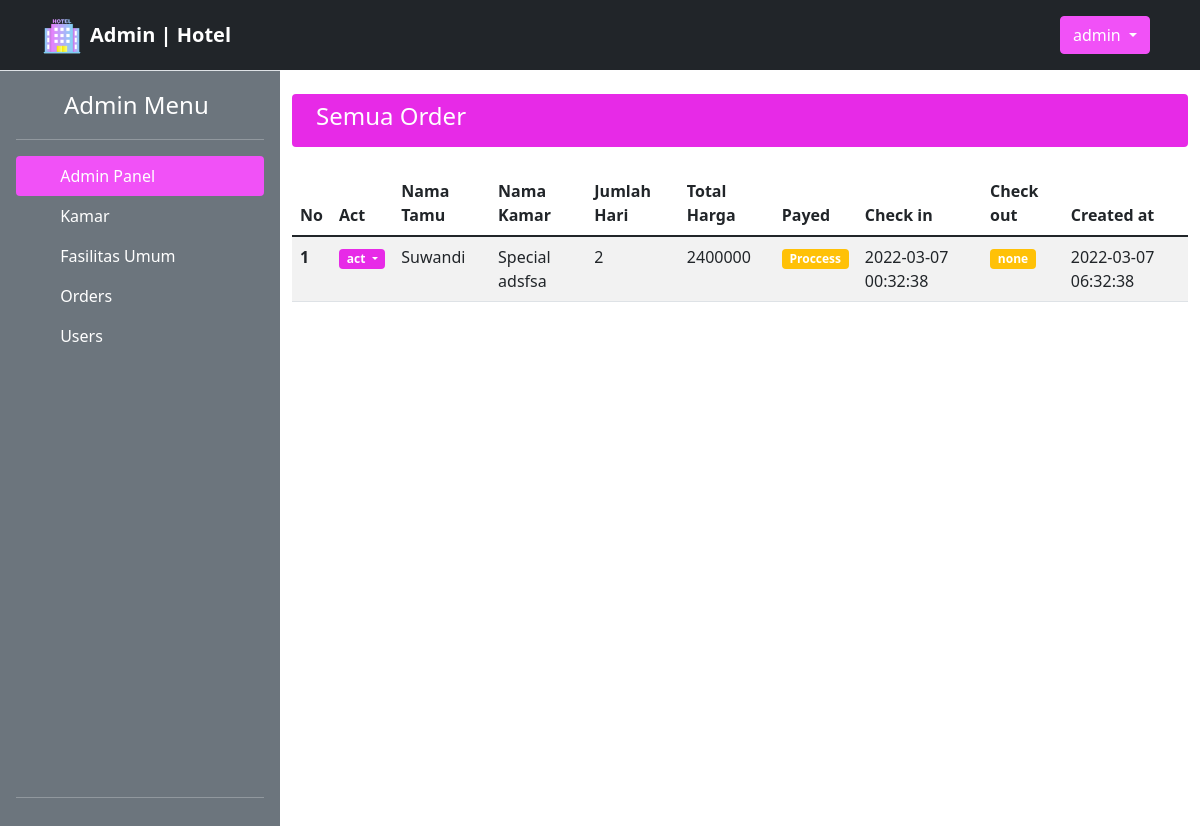
The app's page /admin/orders.php (signed in), older data.
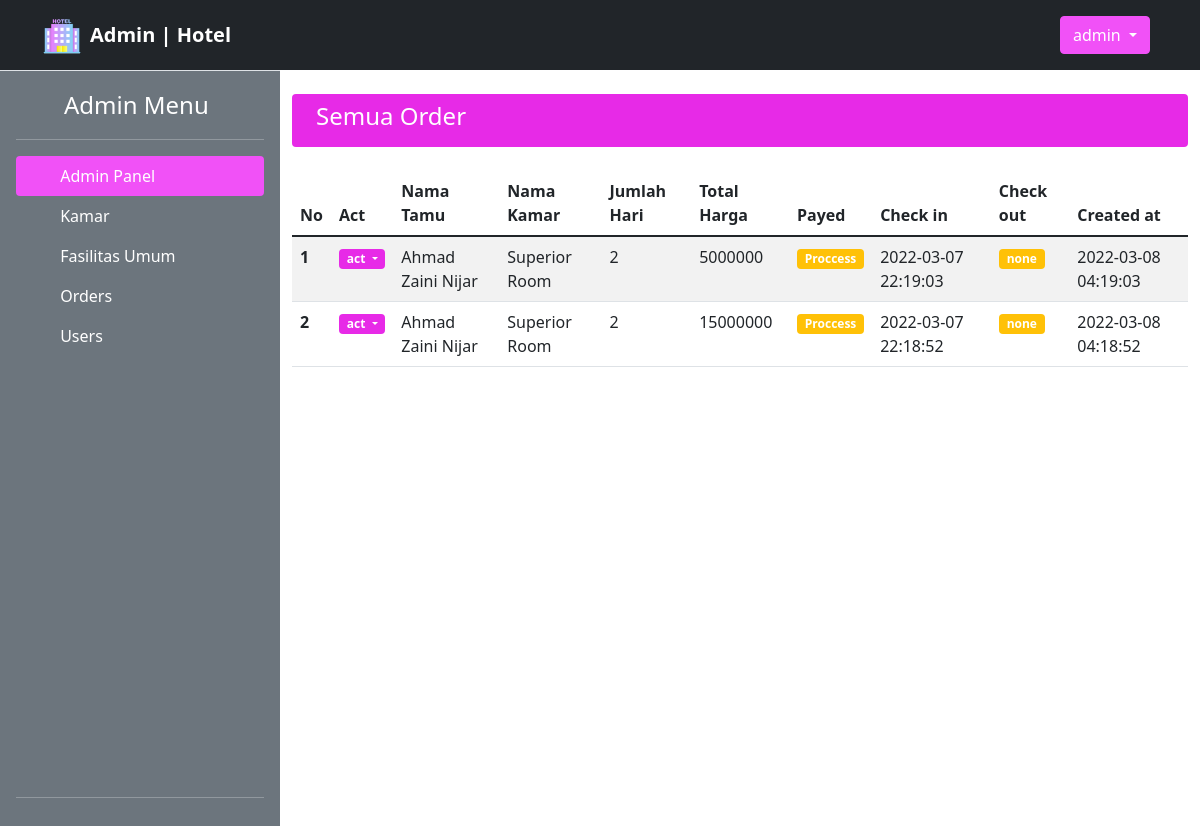
The same page, newer data.
### tables this page shows
CREATE TABLE `orders` (
  `id` bigint(20) NOT NULL,
  `user_id` bigint(20) NOT NULL,
  `kamar_id` bigint(20) NOT NULL,
  `day_total` int(11) NOT NULL,
  `jumlah_kamar` int(11) NOT NULL,
  `price_total` double NOT NULL,
  `payed_status` tinyint(1) DEFAULT 0,
  `check_in` timestamp NULL DEFAULT NULL,
  `check_out` timestamp NULL DEFAULT NULL,
  `created_at` timestamp NOT NULL DEFAULT current_timestamp(),
  `updated_at` timestamp NOT NULL DEFAULT current_timestamp()
);

CREATE TABLE `users` (
  `id` bigint(20) NOT NULL,
  `role_id` bigint(20) NOT NULL DEFAULT 3,
  `nama_lengkap` varchar(255) NOT NULL,
  `email` varchar(255) NOT NULL,
  `password` varchar(255) NOT NULL,
  `created_at` timestamp NOT NULL DEFAULT current_timestamp(),
  `updated_at` timestamp NOT NULL DEFAULT current_timestamp()
);

CREATE TABLE `kamar` (
  `id` bigint(20) NOT NULL,
  `title` varchar(255) NOT NULL,
  `price` double NOT NULL,
  `foto` varchar(255) NOT NULL,
  `deskripsi` text NOT NULL,
  `created_at` timestamp NOT NULL DEFAULT current_timestamp(),
  `updated_at` timestamp NOT NULL DEFAULT current_timestamp()
);

### admin/orders.php (the view, shortened to what this page needs)
<?php  require_once 'layouts/header.php'; ?>
<?php  require_once '../connection.php'; ?>
<?php
    $sql = "SELECT orders.*, users.nama_lengkap, kamar.title
            FROM ((orders
            INNER JOIN users ON orders.user_id = users.id)
            INNER JOIN kamar ON orders.kamar_id = kamar.id);";
    $result = mysqli_query($conn, $sql);
?>
<div class="container py-4 ">
    <div class="badge bg-primary d-flex justify-content-between px-4 py-2">
        <h4>Semua Order</h4>
    </div>
    <table class="table table-striped table-hover mt-4">
        <thead>
            <tr>
                <th scope="col">No</th>
                <th scope="col">Act</th>
                <th scope="col">Nama Tamu</th>
                <th scope="col">Nama Kamar</th>
                <th scope="col">Jumlah Hari</th>
                <th scope="col">Total Harga</th>
                <th scope="col">Payed</th>
                <th scope="col">Check in</th>
                <th scope="col">Check out</th>
                <th scope="col">Created at</th>
            </tr>
        </thead>
        <tbody>
            <?php if ($result->num_rows > 0): ?>
            <?php $no = 1; ?>
            <?php while($row = $result->fetch_assoc()): ?>
            <tr>
                <th scope="row"><?= $no ?></th>
                <td>
                    <div class="dropdown">
                        <div onclick="actShow()" class="badge bg-primary dropdown-toggle" type="button" id="btn-act"
                            aria-expanded="false">
                            act
                        </div>
                    </div>
                </td>
                <td><?= $row['nama_lengkap'] ?></td>
                <td><?= $row['title'] ?></td>
                <td><?= $row['day_total'] ?></td>
                <td><?= $row['price_total'] ?></td>
                <td>
                    <?php if($row['payed_status']): ?>
                    <span class="badge bg-success">Payed</span>
                    <?php else: ?>
                    <span class="badge bg-warning">Proccess</span>
                    <?php endif; ?>
                </td>
                <td><?= $row['check_in'] ?></td>
                <td>
                    <?php if($row['check_out'] == ''): ?>
                    <span class="badge bg-warning">none</span>
                    <?php else: ?>
                    <?= $row['check_out'] ?>
                    <?php endif; ?>
                </td>
                <td><?= $row['created_at'] ?></td>
            </tr>
            <?php $no++; ?>
            <?php endwhile; ?>
            <?php else: ?>
            <h1>Data Kosong</h1>
            <?php endif; ?>
        </tbody>
    </table>
</div>
<?php  require_once 'layouts/footer.php'; ?>
<?php  require_once 'layouts/footer.php'; ?>

### admin/layouts/header.php (shortened to what this page needs)
<?php
    $menu_admin_panel_class = 'nav-link text-white';
    $menu_kamar_class = 'nav-link text-white';
    $menu_orders_class = 'nav-link text-white';
    $menu_users_class = 'nav-link text-white';
    $menu_fasilitas_umum_class = 'nav-link text-white';
    if(isset($_GET['menu'])){
        if ($_GET['menu'] === 'admin_panel') {
            $menu_admin_panel_class = 'nav-link active text-white';
        }else if($_GET['menu'] == 'v_kamar'){
            $menu_kamar_class = 'nav-link active text-white';
        }else if($_GET['menu'] == 'v_orders'){
            $menu_orders_class = 'nav-link active text-white';
        }else if($_GET['menu'] == 'v_users'){
            $menu_users_class = 'nav-link active text-white';
        }else if($_GET['menu'] == 'v_fasilitas_umum'){
            $menu_fasilitas_umum_class = 'nav-link active text-white';
        }
    }else {
        $menu_admin_panel_class = 'nav-link active text-white';
    }
?>
<!DOCTYPE html>
<html lang="en">
<head>
    <link rel="stylesheet" href="../assets/css/bootstrap.min.css">
    <link rel="stylesheet" href="../assets/DataTables/DataTables-1.11.5/css/dataTables.bootstrap5.min.css">
</head>
<body>
    <nav class="navbar navbar-expand-lg navbar-dark bg-dark">
        <div class="container">
            <a class="navbar-brand d-flex align-items-center" href="../">
                <img width="40" src="../assets/images/hotel-logo.png" alt="logo-hotel">
                <span class="ms-2 fw-bold">Admin | Hotel</span>
            </a>
            <div class="" id="navbarSupportedContent">
                <ul class="navbar-nav ml-auto mb-2 mb-lg-0">
                    <?php if(isset($_SESSION['auth'])): ?>
                    <li class="nav-link">
                        <div class="dropdown">
                            <button class="btn btn-primary dropdown-toggle" type="button" id="dropdownMenuButton1"
                                data-bs-toggle="dropdown" aria-expanded="false">
                                <?= $_SESSION['auth']['nama_lengkap'] ?>
                            </button>
                        </div>
                    </li>
                    <?php endif; ?>
                </ul>
            </div>
        </div>
    </nav>
    <main class="d-flex align-items-start">
        <div class="d-flex border-top flex-column flex-shrink-0 p-3 text-white bg-secondary"
            style="width: 280px; min-height: 95vh;">
            <a href="/" class="d-flex align-items-center mb-3 mb-md-0 me-md-auto text-white text-decoration-none">
                <svg class="bi me-2" width="40" height="32">
                    <use xlink:href="#bootstrap" />
                </svg>
                <span class="fs-4">Admin Menu</span>
            </a>
            <hr>
            <ul class="nav nav-pills flex-column mb-auto">
                <li>
                    <a href="admin_panel.php?menu=admin_panel" class="<?= $menu_admin_panel_class ?>">
                        <svg class="bi me-2" width="16" height="16">
                            <use xlink:href="#speedometer2" />
                        </svg>
                        Admin Panel
                    </a>
                </li>
                <li>
                    <a href="v_kamar.php?menu=v_kamar" class="<?= $menu_kamar_class ?>">
                        <svg class="bi me-2" width="16" height="16">
                            <use xlink:href="#table" />
                        </svg>
                        Kamar
                    </a>
                </li>
                <li>
                    <a href="fasilitas_umum.php?menu=v_fasilitas_umum" class="<?= $menu_fasilitas_umum_class ?>">
                        <svg class="bi me-2" width="16" height="16">
                            <use xlink:href="#people-circle" />
                        </svg>
                        Fasilitas Umum
                    </a>
                </li>
                <li>
                    <a href="orders.php?menu=v_orders" class="<?= $menu_orders_class ?>">
                        <svg class="bi me-2" width="16" height="16">
                            <use xlink:href="#table" />
                        </svg>
                        Orders
                    </a>
                </li>
                <li>
                    <a href="users.php?menu=v_users" class="<?= $menu_users_class ?>">
                        <svg class="bi me-2" width="16" height="16">
                            <use xlink:href="#grid" />
                        </svg>
                        Users
                    </a>
                </li>
            </ul>
            <hr>
        </div>

### admin/layouts/footer.php (shortened to what this page needs)
</main>
</body>
</html>

Row changes from the older to the newer data that the page shows:
removed orders: user.nama_lengkap "Suwandi", kamar.title "Special adsfsa", day_total "2", price_total "2400000", payed_status "Proccess", check_in "2022-03-07 00:32:38", shows "none", created_at "2022-03-07 06:32:38"
added orders: user.nama_lengkap "Ahmad Zaini Nijar", kamar.title "Superior Room", day_total "2", price_total "5000000", payed_status "Proccess", check_in "2022-03-07 22:19:03", shows "none", created_at "2022-03-08 04:19:03"
added orders: user.nama_lengkap "Ahmad Zaini Nijar", kamar.title "Superior Room", day_total "2", price_total "15000000", payed_status "Proccess", check_in "2022-03-07 22:18:52", shows "none", created_at "2022-03-08 04:18:52"
